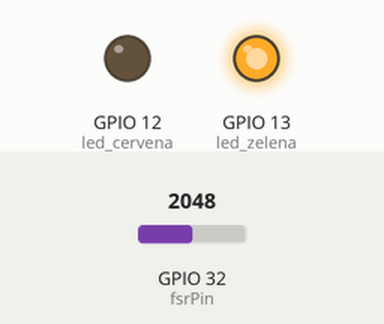
The sketch below on a simulated ESP32. Shown: output pins drawn as LEDs (lit = HIGH). The inputs (shaded band) are chosen by the test bench; at power-on: GPIO 32 (fsrPin) = 2048. WiFi joins after 1.5 s; servers stay silent unless stated; what the sketch prints to the serial monitor is not drawn.

Above: at 2.7 s.
2.8 s: GPIO 32 (fsrPin) set to 1072
4.8 s: GPIO 32 (fsrPin) set to 973
At 6.4 s:
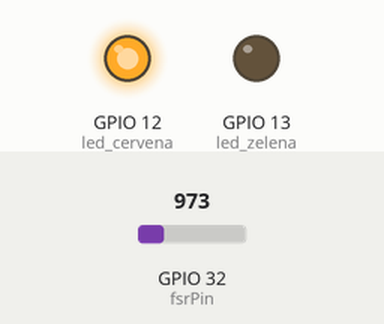
7.1 s: GPIO 32 (fsrPin) set to 1040
At 8.0 s:
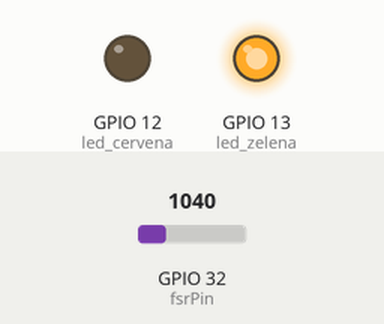
9.1 s: GPIO 32 (fsrPin) set to 960
At 10.8 s:
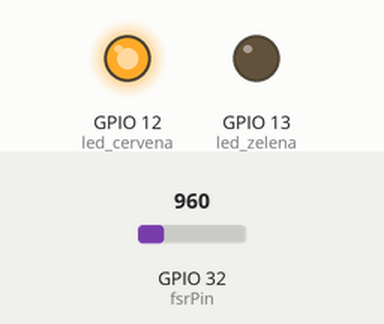
Timing chart, 0 to 12.1 s (numbered marks = the images above; inputs shaded):
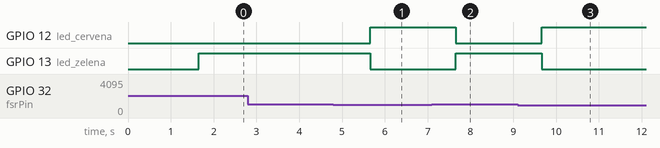

Measured:
- the behaviour switches between 1001 and 1000 on GPIO 32 (fsrPin) (found by bisection; images 0 and 1)
- after the input at 2.8 s, every drawn part: stays the same
- after the input at 4.8 s, GPIO 12 (led_cervena): LOW → HIGH after 0.86 s; GPIO 13 (led_zelena): HIGH → LOW after 0.86 s
- after the input at 7.1 s, GPIO 12 (led_cervena): HIGH → LOW after 0.56 s; GPIO 13 (led_zelena): LOW → HIGH after 0.56 s
- after the input at 9.1 s, GPIO 12 (led_cervena): LOW → HIGH after 0.57 s; GPIO 13 (led_zelena): HIGH → LOW after 0.57 s

The sketch:

FireBase_tlak_senzor.ino
```cpp
#include <WiFi.h>  // Importuje knihovnu pro WiFi připojení.
#include <Firebase_ESP_Client.h>  // Importuje knihovnu pro komunikaci s Firebase.
#include "addons/TokenHelper.h"  // Importuje doplněk pro správu tokenů.
#include "addons/RTDBHelper.h"  // Importuje doplněk pro práci s Realtime Database v Firebase.

#define WIFI_SSID "Tp-ling"  // Definuje název WiFi sítě, ke které se bude připojovat.
#define WIFI_PASSWORD "hromasova"  // Definuje heslo k WiFi síti.
#define API_KEY "AIzaSyDvkkze1-iYWDM3KZMWCIkQUFJ7qqFoXKo"  // Definuje API klíč pro přístup k Firebase.
#define DATABASE_URL "https://zameke-esp32-kontrola-default-rtdb.europe-west1.firebasedatabase.app/"  // Definuje URL adresu Realtime Database v Firebase.

const int led_zelena = 13;  // Definuje pin pro zelenou LED.
const int led_cervena = 12;  // Definuje pin pro červenou LED.
const int fsrPin = 32;  // Definuje pin pro připojení FSR senzoru.
int fsrValue = 0;  // Inicializuje proměnnou pro uložení hodnoty ze senzoru.
int fsrValue_posledni = 0;  // Inicializuje proměnnou pro uložení poslední hodnoty ze senzoru.
int kontrola = 0;  // Inicializuje proměnnou pro kontrolu stavu.

FirebaseData fbdo;  // Vytváří objekt pro komunikaci s Firebase.
FirebaseAuth auth;  // Vytváří objekt pro autentizaci.
FirebaseConfig config;  // Vytváří konfigurační objekt pro Firebase.

unsigned long sendDataPrevMillis = 0;  // Inicializuje proměnnou pro časování odesílání dat.
bool signupOk = false;  // Inicializuje proměnnou pro indikaci úspěšného přihlášení k Firebase.

void setup() {
  pinMode(led_zelena, OUTPUT);  // Nastavuje pin pro zelenou LED jako výstup.
  pinMode(led_cervena, OUTPUT);  // Nastavuje pin pro červenou LED jako výstup.
  Serial.begin(115200);  // Inicializuje sériovou komunikaci.

  WiFi.begin(WIFI_SSID, WIFI_PASSWORD);  // Připojuje se k WiFi síti.

  // Čeká na úspěšné připojení k WiFi.
  while(WiFi.status() != WL_CONNECTED) {
    Serial.print(".");
    delay(300);
  }

  Serial.println();
  Serial.print("Připojeno s IP: ");
  Serial.println(WiFi.localIP());
  Serial.println();

  // Nastavuje API klíč a URL adresu Realtime Database v Firebase.
  config.api_key = API_KEY;
  config.database_url = DATABASE_URL;

  // Pokus o přihlášení k Firebase.
  if(Firebase.signUp(&config, &auth, "", "")) {
    Serial.println("Přihlášení úspěšné");
    signupOk = true;
  } else {
    Serial.println("Při přihlašování došlo k chybě: ");
    Serial.println(config.signer.signupError.message.c_str());
  }

  // Nastavuje callback pro stav tokenu a inicializuje komunikaci s Firebase.
  config.token_status_callback = tokenStatusCallback;
  Firebase.begin(&config, &auth);
  Firebase.reconnectWiFi(true);  // Opětovně se připojuje k WiFi po ztrátě spojení.
}

void loop() {
  // Odesílá data do Realtime Database v Firebase.
  if(Firebase.ready() && signupOk && (millis() - sendDataPrevMillis > 1000 || sendDataPrevMillis == 0 )) {
    sendDataPrevMillis = millis();
    fsrValue = analogRead(fsrPin);
    if(Firebase.RTDB.setInt(&fbdo, "Sensor/fsrValue", fsrValue)) {
      Serial.println(); Serial.print(fsrValue);
      Serial.print(" - úspěšně uloženo do: " + fbdo.dataPath());
      Serial.println(" (" + fbdo.dataType() + ")");
    } else {
      Serial.println("Selhalo" + fbdo.errorReason());
    }
  }

  // Přepíná stav zelené a červené LED podle hodnoty FSR senzoru.
  if(fsrValue > 1000) {
    digitalWrite(led_cervena, LOW);
    digitalWrite(led_zelena, HIGH);
  } else {
    digitalWrite(led_zelena, LOW);
    digitalWrite(led_cervena, HIGH);
  }
}
```
